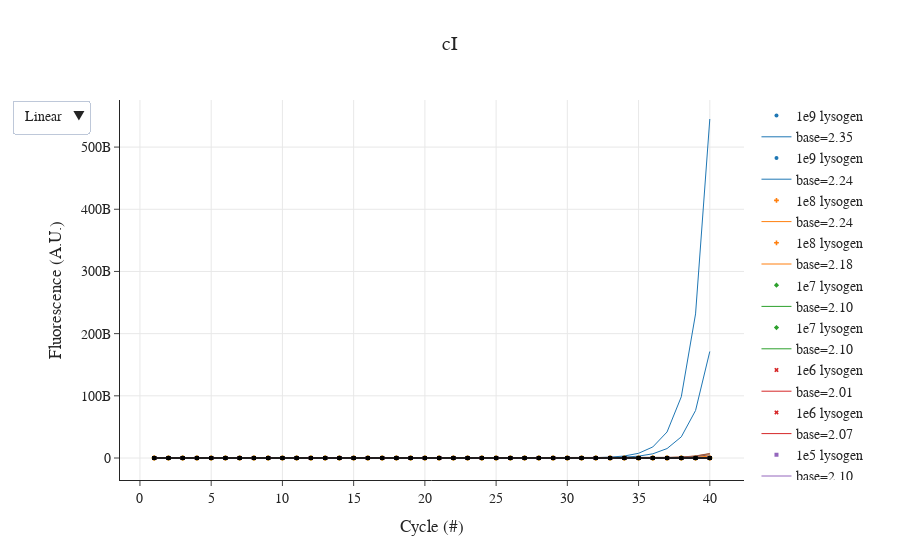

The cell this chart's notebook holds for it:
### Code cell
base_dict = {}; 
x0_dict = {}; 

fig = go.Figure()
#['#1f77b4', '#ff7f0e', '#2ca02c', '#d62728', '#9467bd', '#8c564b', '#e377c2', '#7f7f7f', '#bcbd22', '#17becf']
for i in cI.keys():
    label_ = cI[i]; 
    neg = "ctrl nonlysogen";
    title_ = "cI"; 
    
    if "1e9" in label_:
        symbol = 'circle'; 
        color = '#1f77b4';
    elif "1e8" in label_:
        symbol = 'cross'; 
        color = '#ff7f0e';
    elif "1e7" in label_:
        symbol = 'diamond'; 
        color = '#2ca02c';
    elif "1e6" in label_:
        symbol = 'x';
        color = '#d62728';
    elif "1e5" in label_:
        symbol = 'square';
        color = '#9467bd';
    elif label_ == "ctrl lysogen":
        color = '#8c564b';
    elif label_ == "ctrl nonlysogen":
        color = '#e377c2';
    elif "DEPC" in label_:
        color = 'black'; 

    if label_ == neg:
        color = "grey"; 
    
    x = df.index.to_numpy();
    y=df[[i]].to_numpy()[:,0];
    xdata = df.index.to_numpy();
    ydata = np.log(df[[i]].to_numpy()[:,0]);
    
    if max(y)<100:
        fig.add_trace(go.Scatter(
        x=x,
        y=y,
        mode='markers', # Style name/legend entry with html tags
        name=label_,
        marker_symbol=symbol,
        marker=dict(color=color, size=4),# override default to connect the gaps
        ))
        
    else:
        array_tmp = get_linear_range(xdata, ydata, 40, 0.99, 5, 0);
        j_0 = array_tmp[0];
        j = array_tmp[1];
        xdata_ = xdata[j_0:j_0+j];
        ydata_ = ydata[j_0:j_0+j]; 
        slope, intercept, r_value, _, stderr = linregress(xdata_, ydata_);
        slope_ = str(np.exp(slope))[:4]; 
        
        base_dict[label_+" "+i] = np.exp(slope); 
        x0_dict[label_+" "+i] = np.exp(intercept); 
        
        fig.add_trace(go.Scatter(
        x=x,
        y=y,
        mode='markers', # Style name/legend entry with html tags
        name=label_,
        marker_symbol=symbol,
        marker=dict(color=color, size=4),# override default to connect the gaps
        ))
        
        fig.add_trace(go.Scatter(
            x=xdata,
            y=np.exp(slope*xdata+intercept),
            mode='lines', 
            name='base='+slope_,
            line=dict(color=color, width=1),
        ))
    

fig.update_layout(xaxis_title='Cycle (#)',\
                  yaxis_title='Fluorescence (A.U.)',\
                  updatemenus=[dict(\
                       buttons=[\
                                dict(label="Linear",  method="relayout", args=[{"yaxis.type": "linear"}]),\
                                dict(label="Log", method="relayout", args=[{"yaxis.type": "log"}]),\
                               ])])
fig.update_xaxes(showgrid=True)
fig.update_yaxes(showgrid=True)
fig.update_layout(title_text=title_, title_x=0.5)
fig.layout.font.family = 'Arial'; fig.layout.font.size = 14

fig.show()
fig.write_html(folder+'/08_fit_cI.html')
